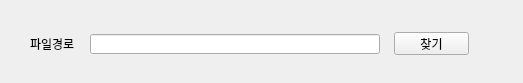
<?xml version="1.0" encoding="UTF-8"?>
<ui version="4.0">
 <class>Form</class>
 <widget class="QWidget" name="Form">
  <property name="geometry">
   <rect>
    <x>0</x>
    <y>0</y>
    <width>523</width>
    <height>83</height>
   </rect>
  </property>
  <property name="windowTitle">
   <string>파일오픈 예제</string>
  </property>
  <widget class="QLabel" name="label">
   <property name="geometry">
    <rect>
     <x>30</x>
     <y>38</y>
     <width>56</width>
     <height>12</height>
    </rect>
   </property>
   <property name="text">
    <string>파일경로</string>
   </property>
  </widget>
  <widget class="QLineEdit" name="lineEdit">
   <property name="geometry">
    <rect>
     <x>90</x>
     <y>34</y>
     <width>290</width>
     <height>20</height>
    </rect>
   </property>
  </widget>
  <widget class="QPushButton" name="pushButton">
   <property name="geometry">
    <rect>
     <x>394</x>
     <y>32</y>
     <width>75</width>
     <height>23</height>
    </rect>
   </property>
   <property name="text">
    <string>찾기</string>
   </property>
  </widget>
 </widget>
 <resources/>
 <connections/>
</ui>
